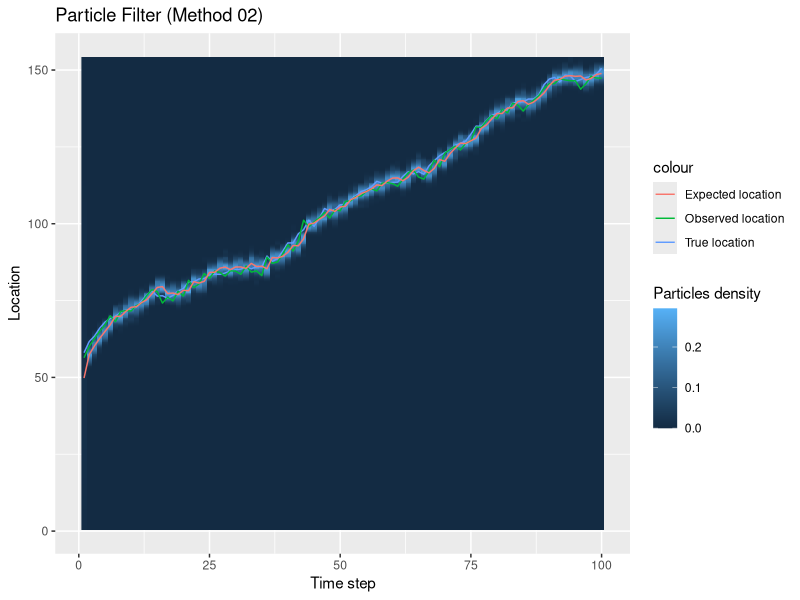
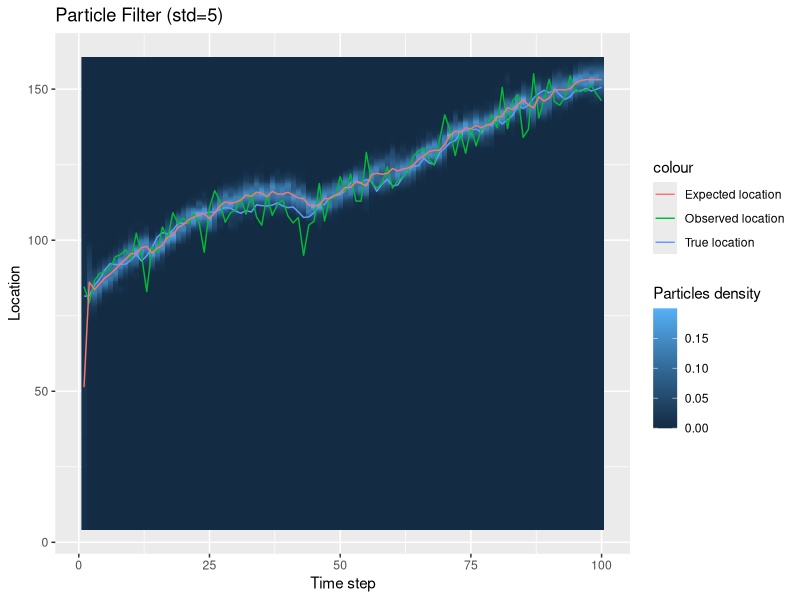
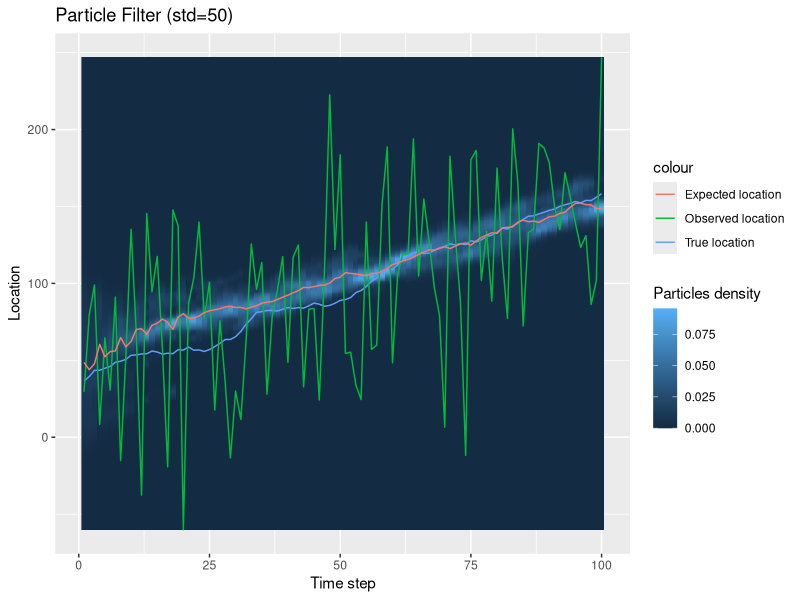
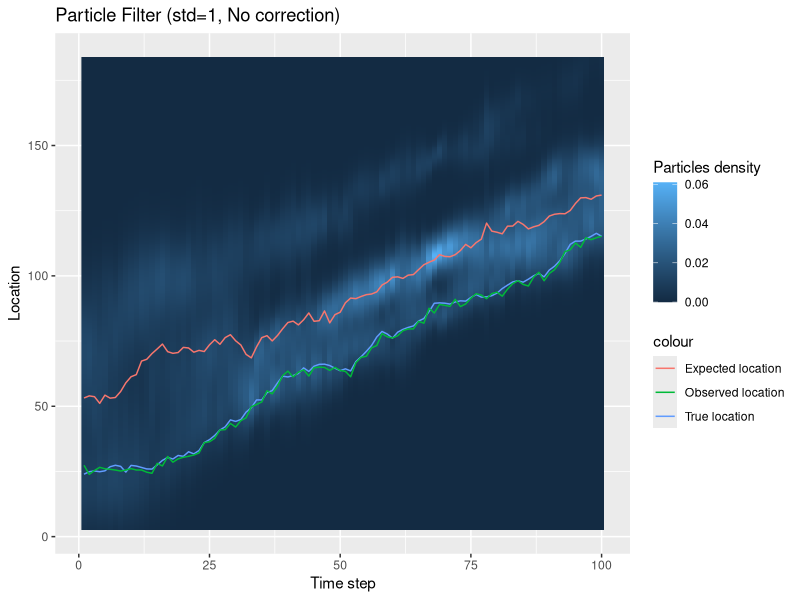
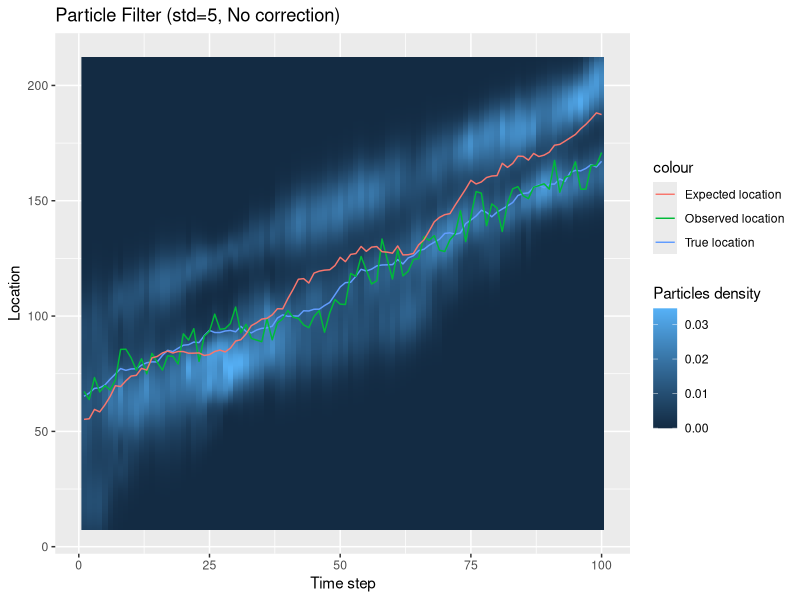
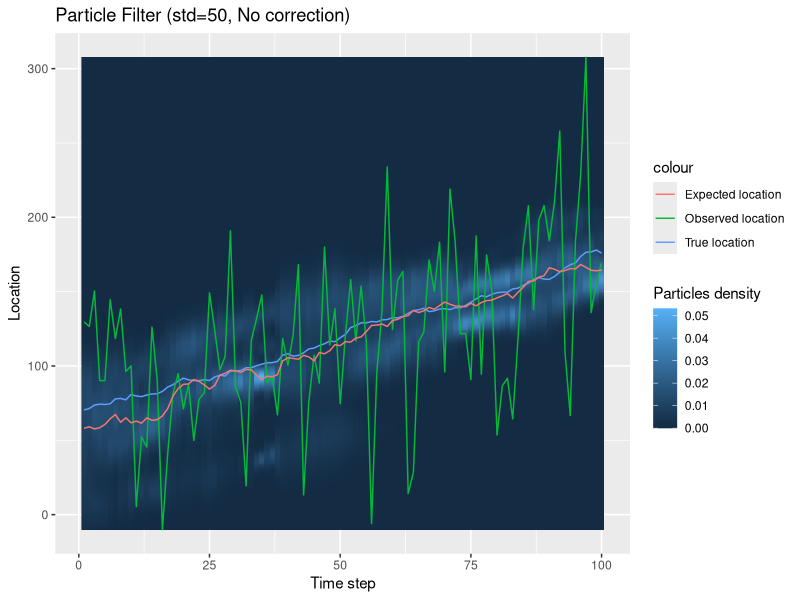

These figures' R source, in order:
## ---- chunk 1
knitr::opts_chunk$set(echo = TRUE)
## ---- chunk 2
library(ggplot2)
library(reshape2)

set.seed(4)

# Sampling functions for the model.
sample_transition = function(z_prev, std=1, n=1)
{
  u = runif(1)
  
  if (u <= 1 / 3)
  {
    sample = rnorm(n, z_prev, std)
  }
  else if (u <= 2 /3)
  {
    sample = rnorm(n, z_prev + 1, std)
  }
  else
  {
    sample = rnorm(n, z_prev + 2, std)
  }
  
  return(sample)
}

sample_emission = function(z_actual, std=1, n=1)
{
  u = runif(1)
  
  if (u <= 1 / 3)
  {
    sample = rnorm(n, z_actual, std)
  }
  else if (u <= 2 / 3)
  {
    sample = rnorm(n, z_actual - 1, std)
  }
  else
  {
    sample = rnorm(n, z_actual - 1, std)
  }
  
  return(sample)
}

sample_init = function(n=1)
{
  return(runif(n, 0, 100)) 
}

density_emission = function(z_t, x_t, std=1)
{
  density =(dnorm(x_t, z_t, sd=std) +
            dnorm(x_t, z_t - 1, sd=std) +
            dnorm(x_t, z_t + 1, sd=std)) / 3
  
  return(density)
}

# Auxiliary plot functions.
give_me_plot = function(particle_res, sim_res, title="")
{
  # Getting the max and min values of the particles and true location.
  max_z = max(particle_res$Z, sim_res$Z, sim_res$X)
  min_z = min(particle_res$Z, sim_res$Z, sim_res$X)
  
  # Creating the data for the plots.
  time = c()
  position = c()
  densities = c()
  
  for (t in 1:n_iter)
  {
    particles_position_t = particle_res$Z[t, ]
    Z_density = density(particles_position_t, from=min_z, to=max_z)
    time = c(time, rep(t, 512))
    position = c(position, Z_density$x)
    densities = c(densities, Z_density$y)
  }
  
  Z_raster = data.frame(time=time, position=position, densities=densities)
  
  p = ggplot() +
      geom_raster(aes(x=Z_raster$time,
                      y=Z_raster$position,
                      fill=Z_raster$densities)) +
      geom_line(aes(x=1:n_iter,
                    y=sim_res$Z,
                    color="True location")) +
      geom_line(aes(x=1:n_iter,
                    y=sim_res$X,
                    color="Observed location")) +
      geom_line(aes(x=1:n_iter,
                    y=rowMeans(particle_res$Z),
                    color="Expected location")) +
      labs(x="Time step",
           y="Location",
           fill="Particles density",
           title=title)
  return(p)
}

# Defining the ssm simulation and particle filter.
ssm_sim = function(n_iter, n_samples=1, std=1)
{
  # Observations and states.
  X = rep(-999, n_iter)
  Z = rep(-999, n_iter + 1)
  
  # Initiate the states.
  Z[1] = sample_init(n_samples)
  
  # Simulating the observations and path.
  for (i in 1:n_iter)
  {
    Z[i + 1] = sample_transition(Z[i], n=n_samples)
    X[i] = sample_emission(Z[i + 1], n=n_samples, std=std)
  }
  
  return(list(Z=Z[2:(n_iter + 1)], X=X, z_init=Z[1]))
}

# First method.
particle_filter_01 = function(observations, n_iter=100, n_particles=100, std=1)
{
  # Initilization of the variables.
  Z = matrix(nrow=n_iter + 1, ncol=n_particles)
  Z_bar = matrix(nrow=n_iter, ncol=n_particles)
  W = matrix(nrow=n_iter, ncol=n_particles)
  Z[1, ] = sample_init(n_particles)
  
  for (t in 1:n_iter)
  {
    # Prediction.
    # Transition step.
    # Prior belief.
    Z_bar[t, ] = sapply(Z[t, ], sample_transition)
    
    # Getting the weights.
    W[t, ] = sapply(Z_bar[t, ], density_emission, x_t=observations[t], std=std)
    W[t, ] = W[t, ] / sum(W[t, ])  # Normalizing because of computation 
    
    # Correction.
    # Posterior belief.
    Z[t + 1, ] = sample(Z_bar[t, ],
                    size=n_particles,
                    replace=TRUE,
                    prob=W[t, ]) 
  }
  
  # Getting the means.
  EZ = rowMeans(Z[2:(n_iter + 1), ])
  
  return(list(Z_bar=Z_bar,
              Z=Z[2:(n_iter + 1), ],
              W=W,
              EZ=EZ))
}

# Bishops method.
particle_filter_02 = function(observations,
                              n_iter=100,
                              n_particles=100,
                              std=1,
                              correction=TRUE)
{
  
  # Initilization of the variables.
  Z = matrix(nrow=n_iter + 1, ncol=n_particles)
  W = matrix(1, nrow=n_iter + 1, ncol=n_particles)
  Z[1, ] = sample_init(n_particles)
  
  for (t in 1:n_iter)
  {
    # Z_{t+1} | X_n
    Z[t + 1, ] = sample(Z[t, ],
                        size=n_particles,
                        replace=TRUE,
                        prob=W[t, ])
    
    Z[t + 1, ] = sapply(Z[t + 1, ], sample_transition)
      
    # Update weights.
    if (correction)
    {
      W[t + 1, ] = sapply(Z[t + 1, ], density_emission, x_t=observations[t], std=std)
      W[t + 1, ] = W[t + 1, ] / sum(W[t + 1, ])
    }

  }
  
  # Getting the means.
  EZ = rowMeans(Z[2:(n_iter + 1), ])
  
  return(list(Z=Z[2:(n_iter + 1), ],
              W=W,
              EZ=EZ))

}

# Parameters.
n_iter = 100
m_particles = 100


# Simulate and use particle filter.
sim_res = ssm_sim(n_iter)
observations = sim_res$X
particle_res = particle_filter_02(observations)

# Plotting the results.
p = give_me_plot(particle_res, sim_res, "Particle Filter (Method 02)")
print(p)
## ---- chunk 3
std = 5
sim_res = ssm_sim(n_iter, std=std)
observations = sim_res$X
particle_res = particle_filter_02(observations, std=std)
p = give_me_plot(particle_res, sim_res, "Particle Filter (std=5)")
print(p)

std = 50
sim_res = ssm_sim(n_iter, std=std)
observations = sim_res$X
particle_res = particle_filter_02(observations, std=std)
p = give_me_plot(particle_res, sim_res, "Particle Filter (std=50)")
print(p)
## ---- chunk 4
std = 1
sim_res = ssm_sim(n_iter, std=std)
observations = sim_res$X
particle_res = particle_filter_02(observations, std=std, correction=FALSE)
p = give_me_plot(particle_res, sim_res, "Particle Filter (std=1, No correction)")
print(p)

std = 5
sim_res = ssm_sim(n_iter, std=std)
observations = sim_res$X
particle_res = particle_filter_02(observations, std=std, correction=FALSE)
p = give_me_plot(particle_res, sim_res, "Particle Filter (std=5, No correction)")
print(p)

std = 50
sim_res = ssm_sim(n_iter, std=std)
observations = sim_res$X
particle_res = particle_filter_02(observations, std=std, correction=FALSE)
p = give_me_plot(particle_res, sim_res, "Particle Filter (std=50, No correction)")
print(p)
